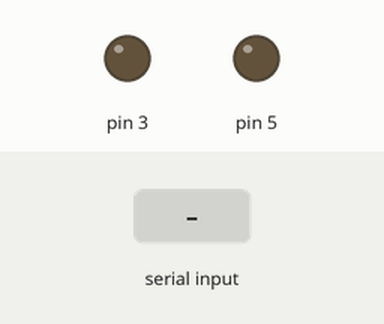
A sketch run on a simulated Arduino Uno, built with avr-gcc and run on an emulated ATmega328P. On the bench: output pins drawn as LEDs (lit = HIGH). The test bench sets the inputs (shaded band).

Above: at 1.2 s.
1.3 s: "w" received over the second serial link
At 2.5 s:
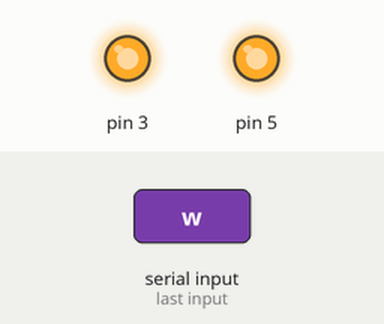
2.8 s: "d" received over the second serial link
At 3.7 s:
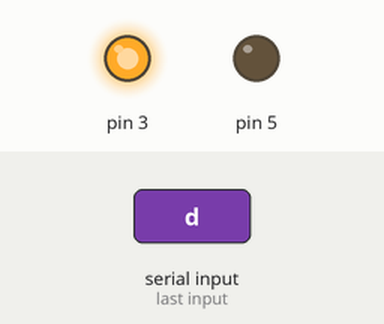
4.3 s: "r" received over the second serial link
At 4.8 s:
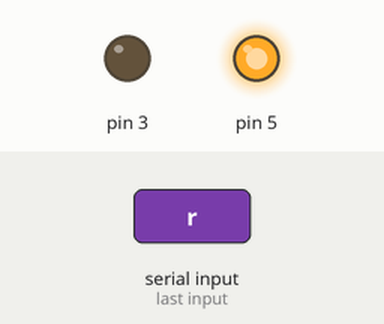
5.8 s: "s" received over the second serial link
At 7.2 s:
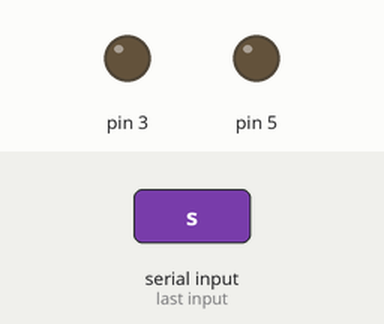
Timing chart, 0 to 8.3 s (numbered marks = the images above; inputs shaded):
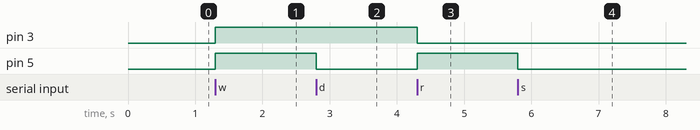

The sketch:

sketch_apr16a.ino
```cpp
/*#include <SoftwareSerial.h>
#include <Wire.h>

#define RXSIZE 128
#define RXMASK (RXSIZE - 1)

SoftwareSerial mySerial(13,14);
unsigned char rxbuff[RXSIZE];
unsigned char rxin = 0;
unsigned char rxout = 0;
unsigned mot[6];


void setup(){
  Wire.begin();

  pinMode(13,INPUT);
  pinMode(14, OUTPUT);
  mySerial.begin(38400);
  Serial.begin(9600);
}

void loop(){
  Serial.print(mot[0]);
  Serial.print("\n");
  if(rxin != rxout) {
      unsigned char data = rxbuff[rxout];
      rxout++;
      rxout&=RXMASK;
      switch (data) {
        case 'F':
          mot[0]=mot[1]=mot[2]=mot[3]=mot[4]=mot[5] = 0b10111111;
          break;
        case 'B':
          mot[0]=mot[1]=mot[2]=mot[3]=mot[4]=mot[5] = 0b00111111;
          break;
        case 'S':
          mot[0]=mot[1]=mot[2]=mot[3]=mot[4]=mot[5] = 0b00000000;
          break;
        case 'L':
          mot[0]=mot[1]=mot[2]= 0b00111111;
          mot[3]=mot[4]=mot[5] = 0b10111111;
          break;
        case 'R':
          mot[0]=mot[1]=mot[2]= 0b10111111;
          mot[3]=mot[4]=mot[5] = 0b00111111;
          break;
        }
   }
    Wire.beginTransmission(1);
    Wire.write(mot[0]);
    Wire.write(mot[1]);
    Wire.write(mot[2]);
    Wire.endTransmission();

    Wire.beginTransmission(2);
    Wire.write(mot[3]);
    Wire.write(mot[4]);
    Wire.write(mot[5]);
    Wire.endTransmission();

  if(mySerial.available()){
    rxbuff[rxin] = (mySerial.read());
    rxin++;
    rxin &= RXMASK;
    }
  }
  */
#include <SoftwareSerial.h>

#define RXSIZE 128
#define RXMASK (RXSIZE - 1)

SoftwareSerial mySerial(13,14);
unsigned char rxbuff[RXSIZE];
unsigned char rxin = 0;
unsigned char rxout = 0;

void setup() {
     pinMode(13,INPUT);
    pinMode(14, OUTPUT);
    mySerial.begin(38400);
    pinMode(3,OUTPUT);
    pinMode(5,OUTPUT);
    digitalWrite(3, LOW);
    digitalWrite(5, LOW);
 }

 void loop() {
  if(rxin != rxout) {
      unsigned char data = rxbuff[rxout];
      rxout++;
      rxout&=RXMASK;
      switch (data) {
        case 'w':
          digitalWrite(3,HIGH);
          digitalWrite(5,HIGH);
          break;
        case 's':
          digitalWrite(3,LOW);
          digitalWrite(5,LOW);
          break;
        case 'd':
          digitalWrite(3,HIGH);
          digitalWrite(5,LOW);
          break;
        case 'r':
         digitalWrite(3,LOW);
          digitalWrite(5,HIGH);
          break;
        }
   }
  if(mySerial.available()){
    rxbuff[rxin] = (mySerial.read());
    rxin++;
    rxin &= RXMASK;
    }
 }
```

Measured:
- after the input at 1.3 s, pin 3, pin 5: LOW → HIGH at once
- after the input at 2.8 s, pin 5: HIGH → LOW at once
- after the input at 4.3 s, pin 3: HIGH → LOW at once; pin 5: LOW → HIGH at once
- after the input at 5.8 s, pin 5: HIGH → LOW at once
